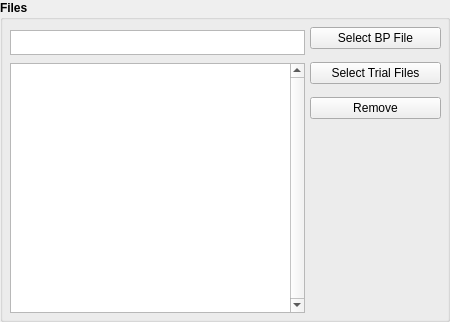
         <widget class="QGroupBox" name="groupBox_5">
          <property name="font">
           <font>
            <bold>true</bold>
           </font>
          </property>
          <property name="title">
           <string>Files</string>
          </property>
          <widget class="QListView" name="BPFileSelectListView">
           <property name="geometry">
            <rect>
             <x>10</x>
             <y>30</y>
             <width>295</width>
             <height>25</height>
            </rect>
           </property>
           <property name="sizePolicy">
            <sizepolicy hsizetype="Fixed" vsizetype="Fixed">
             <horstretch>0</horstretch>
             <verstretch>0</verstretch>
            </sizepolicy>
           </property>
           <property name="minimumSize">
            <size>
             <width>295</width>
             <height>10</height>
            </size>
           </property>
           <property name="maximumSize">
            <size>
             <width>295</width>
             <height>25</height>
            </size>
           </property>
           <property name="font">
            <font>
             <bold>false</bold>
            </font>
           </property>
           <property name="tabKeyNavigation">
            <bool>true</bool>
           </property>
           <property name="dragEnabled">
            <bool>false</bool>
           </property>
           <property name="alternatingRowColors">
            <bool>true</bool>
           </property>
           <property name="movement">
            <enum>QListView::Movement::Static</enum>
           </property>
          </widget>
          <widget class="QListView" name="TrialFileSelectListView">
           <property name="geometry">
            <rect>
             <x>10</x>
             <y>63</y>
             <width>295</width>
             <height>250</height>
            </rect>
           </property>
           <property name="sizePolicy">
            <sizepolicy hsizetype="Fixed" vsizetype="Expanding">
             <horstretch>0</horstretch>
             <verstretch>0</verstretch>
            </sizepolicy>
           </property>
           <property name="minimumSize">
            <size>
             <width>295</width>
             <height>250</height>
            </size>
           </property>
           <property name="maximumSize">
            <size>
             <width>295</width>
             <height>250</height>
            </size>
           </property>
           <property name="font">
            <font>
             <bold>false</bold>
            </font>
           </property>
           <property name="midLineWidth">
            <number>1</number>
           </property>
           <property name="verticalScrollBarPolicy">
            <enum>Qt::ScrollBarPolicy::ScrollBarAlwaysOn</enum>
           </property>
           <property name="editTriggers">
            <set>QAbstractItemView::EditTrigger::DoubleClicked|QAbstractItemView::EditTrigger::EditKeyPressed|QAbstractItemView::EditTrigger::SelectedClicked</set>
           </property>
           <property name="tabKeyNavigation">
            <bool>true</bool>
           </property>
           <property name="alternatingRowColors">
            <bool>false</bool>
           </property>
           <property name="selectionMode">
            <enum>QAbstractItemView::SelectionMode::MultiSelection</enum>
           </property>
           <property name="selectionBehavior">
            <enum>QAbstractItemView::SelectionBehavior::SelectRows</enum>
           </property>
           <property name="selectionRectVisible">
            <bool>true</bool>
           </property>
          </widget>
          <widget class="QWidget" name="verticalLayoutWidget_3">
           <property name="geometry">
            <rect>
             <x>310</x>
             <y>19</y>
             <width>131</width>
             <height>111</height>
            </rect>
           </property>
           <layout class="QVBoxLayout" name="verticalLayout">
            <property name="spacing">
             <number>5</number>
            </property>
            <item>
             <widget class="QPushButton" name="pushButton2">
              <property name="font">
               <font>
                <bold>false</bold>
               </font>
              </property>
              <property name="text">
               <string>Select BP File</string>
              </property>
             </widget>
            </item>
            <item>
             <widget class="QPushButton" name="pushButton3">
              <property name="font">
               <font>
                <bold>false</bold>
               </font>
              </property>
              <property name="text">
               <string>Select Trial Files</string>
              </property>
             </widget>
            </item>
            <item>
             <widget class="QPushButton" name="removeButton">
              <property name="font">
               <font>
                <bold>false</bold>
               </font>
              </property>
              <property name="text">
               <string>Remove</string>
              </property>
             </widget>
            </item>
           </layout>
          </widget>
         </widget>
